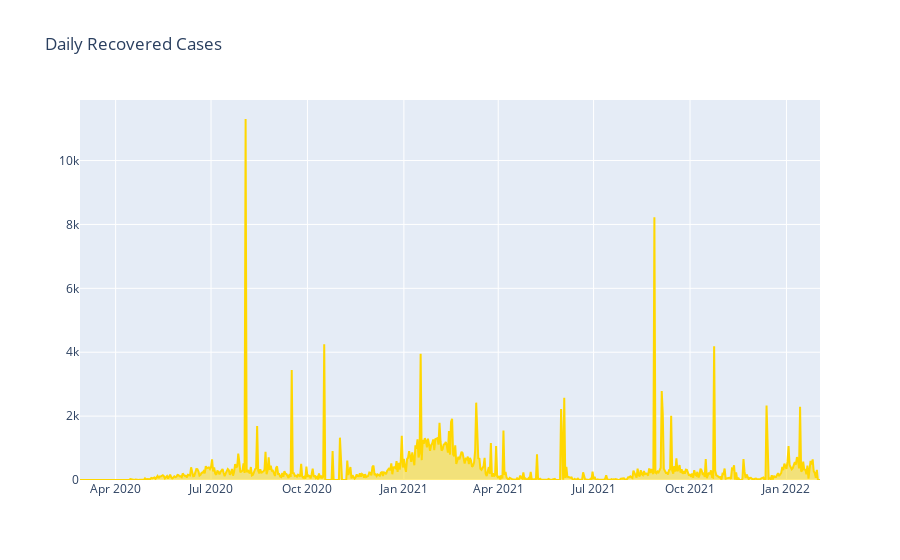

Write notebook code for a chart like this one.
### Code cell
# Total cured 

fig13 = go.Figure()
fig13.add_trace(go.Scatter(x = time_series_dates.index, y = time_series_dates['Cured'], fill = 'tonexty',
                          line_color = 'gold'))
fig13.update_layout(title = 'Daily Recovered Cases')
fig13.show()

### Figure 1 — Plotly figure (JSON) as saved in the notebook; plotly's stock layout.template omitted (floating-point values rounded to 4 significant figures; data arrays with more than 128 entries replaced by an {"elided": "..."} marker saying what was removed)
{"data": [{"fill": "tonexty", "line": {"color": "gold"}, "type": "scatter", "x": {"elided": "707 str values"}, "y": {"elided": "707 int values"}}], "layout": {"autosize": true, "title": {"text": "Daily Recovered Cases"}, "xaxis": {"autorange": true, "range": ["2020-02-27", "2022-02-02"], "type": "date"}, "yaxis": {"autorange": true, "range": [0, 11900.0], "type": "linear"}}}
